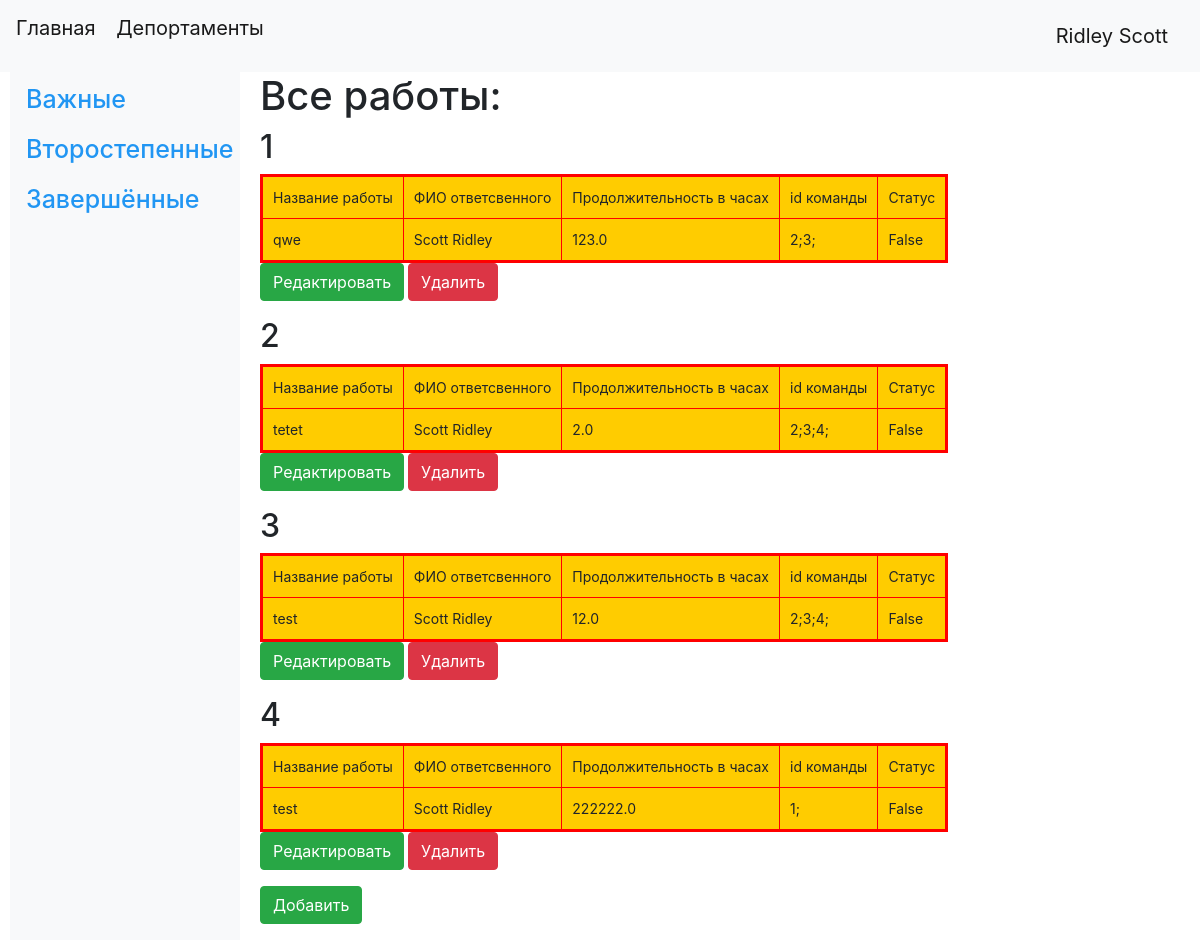
Page /index (signed in) on the committed database.
### data/users.py (models this page shows, shortened)
class User(SqlAlchemyBase,UserMixin):
    __tablename__ = 'users'
    id = sqlalchemy.Column(sqlalchemy.Integer,
                           primary_key=True,
                           autoincrement=True)
    surname = sqlalchemy.Column(sqlalchemy.String, nullable=True)
    name = sqlalchemy.Column(sqlalchemy.String, nullable=True)
    age = sqlalchemy.Column(sqlalchemy.Integer, nullable=True)
    position = sqlalchemy.Column(sqlalchemy.String, nullable=True)
    speciality = sqlalchemy.Column(sqlalchemy.String, nullable=True)
    addres = sqlalchemy.Column(sqlalchemy.String, nullable=True)
    email = sqlalchemy.Column(sqlalchemy.String,
                              index=True,
                              unique=True,
                              nullable=True)
    hashed_password = sqlalchemy.Column(sqlalchemy.String, nullable=True)
    modified_date = sqlalchemy.Column(sqlalchemy.DateTime,
                                      default=datetime.datetime.now)
    jobs = orm.relationship("Jobs", back_populates='user')

### data/jobs.py (models this page shows, shortened)
class Categories(SqlAlchemyBase):
    __tablename__ = 'categories'
    id = sqlalchemy.Column(sqlalchemy.Integer,
                           primary_key=True,
                           autoincrement=True)
    title = sqlalchemy.Column(sqlalchemy.String)
    jobs = orm.relationship("Jobs",
                            secondary='link',
                            overlaps="categories",
                            backref=orm.backref("jobs", lazy="dynamic"),
                            single_parent=True,
                            cascade="all, delete, delete-orphan")

class Jobs(SqlAlchemyBase):
    __tablename__ = 'jobs'
    id = sqlalchemy.Column(sqlalchemy.Integer,
                           primary_key=True,
                           autoincrement=True)
    team_leader = sqlalchemy.Column(sqlalchemy.Integer,
                                    sqlalchemy.ForeignKey("users.id"))
    job = sqlalchemy.Column(sqlalchemy.String)
    work_size = sqlalchemy.Column(sqlalchemy.Float)
    collaborators = sqlalchemy.Column(sqlalchemy.String)
    start_date = sqlalchemy.Column(sqlalchemy.Date)
    end_date = sqlalchemy.Column(sqlalchemy.Date)
    is_finished = sqlalchemy.Column(sqlalchemy.Boolean)
    user = orm.relationship('User')
    categories = orm.relationship('Categories',
                                  secondary='link',
                                  overlaps="categories",
                                  single_parent=True,
                                  cascade="all, delete, delete-orphan")

### main.py (the view)
@app.route('/')
@app.route('/index')
def index():
    param = {}
    db_sess = db_session.create_session()
    if current_user.is_authenticated:
        categories = db_sess.query(Categories).all()
        jobs = db_sess.query(Jobs).all()
        param["categories"] = categories
        param["jobs"] = jobs
        param["header"] = "Все работы"
        return render_template('index.html', **param)
    else:
        return render_template('authorization.html')

### data/db_session.py (called while the page is built)
def create_session() -> Session:
    global __factory
    return __factory()

### main.py (called while the page is built)
@login_manager.user_loader
def load_user(user_id):
    db_sess = db_session.create_session()
    return db_sess.query(User).get(user_id)

### templates/index.html
{% extends "base.html" %}
{% block side_content %}
    <div class="sidenav">
      {% for item in categories %}
      <h2><a href="/categories/{{item.id}}">{{item.title}}</a></h2>
      {% endfor %}
    </div>
    {% endblock %}
{% block content %}
    <h1>{{header}}:</h1>
    {% for item in jobs%}
    <h2>{{loop.index}}</h2>
    <table bgcolor="#ffcc00" border="3" bordercolor="red" cellpadding="10">
      <tr>
        <td>Название работы</td>
        <td>ФИО ответсвенного</td>
        <td>Продолжительность в часах</td>
        <td>id команды</td>
        <td>Статус</td>
      </tr>
      <tr>
        <td>{{item.job}}</td>
        <td>{{item.user.surname}} {{item.user.name}}</td>
        <td>{{item.work_size}}</td>
        <td>{{item.collaborators}}</td>
        <td>{{item.is_finished}}</td>
      </tr>
    </table>
    {% if current_user.is_authenticated %} {% if current_user.id == 1 or
    current_user.id == item.user.id%}
    <p>
      <a class="btn btn-success" href="/job/{{item.id}}">Редактировать</a>
      <a class="btn btn-danger" href="/delete_job/{{ item.id }}">Удалить</a>
    </p>
    {% endif %} {% endif %} {% endfor %} {% if current_user.is_authenticated %}
    <p>
      <a class="btn btn-success" href="/add_job">Добавить</a>
    </p>
    {% endif %}
{% endblock %}

### templates/base.html (shortened to what this page needs)
<!DOCTYPE HTML>
<html lang="en">
<head>
    <link rel="stylesheet" href="{{ url_for('static', filename='css/style.css')}}" type="text/css"/>
    <link rel="stylesheet"
          href="https://stackpath.bootstrapcdn.com/bootstrap/4.4.1/css/bootstrap.min.css"
>
</head>
<body>
<header>
    {% if current_user.is_authenticated %}
    <nav class="navbar navbar-light bg-light">
        <p>
            <a class="navbar-brand" href="/">Главная</a>
            <a class="navbar-brand" href="/deportaments">Депортаменты</a>
        </p>
            <a class="navbar-brand" href="/logout">{{ current_user.name }} {{ current_user.surname }}</a>
        </nav>
        {% endif %}
</header>
{% block side_content %}{% endblock %}
<div class="main">
    {% block content %}{% endblock %}
</div>
</body>
</html>

### static/css/style.css (style rules this page uses)
body { font-family: "Lato", sans-serif; }
.sidenav { height: 100%; width: 230px; position: fixed; z-index: 1; top: 70px; left: 10px; background: #f8f9fa; overflow-x: hidden; padding: 8px 0; }
.sidenav a { padding: 6px 8px 6px 16px; text-decoration: none; font-size: 25px; color: #2196F3; display: block; }
.main { margin-left: 260px; font-size: 14px; }

### rows in the picture
User: name "Ridley", surname "Scott"
Categories: title "Важные"
Categories: title "Второстепенные"
Categories: title "Завершённые"
Jobs: job "qwe", user.surname "Scott", user.name "Ridley", work_size "123.0", collaborators "2;3;", is_finished "False"
Jobs: job "tetet", user.surname "Scott", user.name "Ridley", work_size "2.0", collaborators "2;3;4;", is_finished "False"
Jobs: job "test", user.surname "Scott", user.name "Ridley", work_size "12.0", collaborators "2;3;4;", is_finished "False"
Jobs: job "test", user.surname "Scott", user.name "Ridley", work_size "222222.0", collaborators "1;", is_finished "False"

### other values in the picture
{{ header }} "Все работы"
